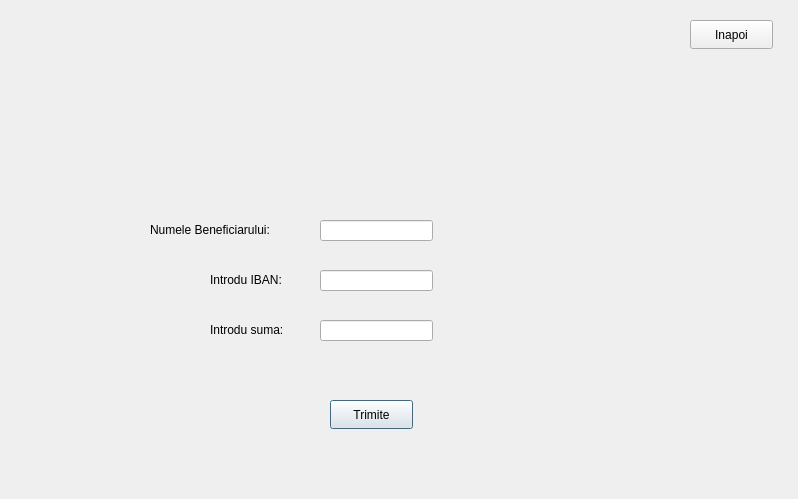
<?xml version="1.0" encoding="UTF-8"?>
<ui version="4.0">
 <class>fereastraTranzactie</class>
 <widget class="QDialog" name="fereastraTranzactie">
  <property name="geometry">
   <rect>
    <x>0</x>
    <y>0</y>
    <width>798</width>
    <height>499</height>
   </rect>
  </property>
  <property name="windowTitle">
   <string>Dialog</string>
  </property>
  <property name="styleSheet">
   <string notr="true">#fereastraTranzactie
{
background:url(:/imaginebuna.png)
}</string>
  </property>
  <widget class="QLabel" name="label">
   <property name="geometry">
    <rect>
     <x>150</x>
     <y>220</y>
     <width>151</width>
     <height>20</height>
    </rect>
   </property>
   <property name="text">
    <string>Numele Beneficiarului:</string>
   </property>
  </widget>
  <widget class="QLabel" name="label_2">
   <property name="geometry">
    <rect>
     <x>210</x>
     <y>270</y>
     <width>91</width>
     <height>20</height>
    </rect>
   </property>
   <property name="text">
    <string>Introdu IBAN:</string>
   </property>
  </widget>
  <widget class="QLabel" name="label_3">
   <property name="geometry">
    <rect>
     <x>210</x>
     <y>320</y>
     <width>91</width>
     <height>20</height>
    </rect>
   </property>
   <property name="text">
    <string>Introdu suma:</string>
   </property>
  </widget>
  <widget class="QLineEdit" name="lineEditNume">
   <property name="geometry">
    <rect>
     <x>320</x>
     <y>220</y>
     <width>113</width>
     <height>21</height>
    </rect>
   </property>
  </widget>
  <widget class="QLineEdit" name="lineEditIBAN">
   <property name="geometry">
    <rect>
     <x>320</x>
     <y>270</y>
     <width>113</width>
     <height>21</height>
    </rect>
   </property>
  </widget>
  <widget class="QLineEdit" name="lineEditSuma">
   <property name="geometry">
    <rect>
     <x>320</x>
     <y>320</y>
     <width>113</width>
     <height>21</height>
    </rect>
   </property>
  </widget>
  <widget class="QPushButton" name="pushButton">
   <property name="geometry">
    <rect>
     <x>330</x>
     <y>400</y>
     <width>83</width>
     <height>29</height>
    </rect>
   </property>
   <property name="text">
    <string>Trimite</string>
   </property>
  </widget>
  <widget class="QPushButton" name="pushButton_2">
   <property name="geometry">
    <rect>
     <x>690</x>
     <y>20</y>
     <width>83</width>
     <height>29</height>
    </rect>
   </property>
   <property name="text">
    <string>Inapoi</string>
   </property>
  </widget>
  <widget class="QLabel" name="labelInformatie">
   <property name="geometry">
    <rect>
     <x>220</x>
     <y>370</y>
     <width>231</width>
     <height>20</height>
    </rect>
   </property>
   <property name="text">
    <string/>
   </property>
  </widget>
 </widget>
 <resources/>
 <connections/>
</ui>
